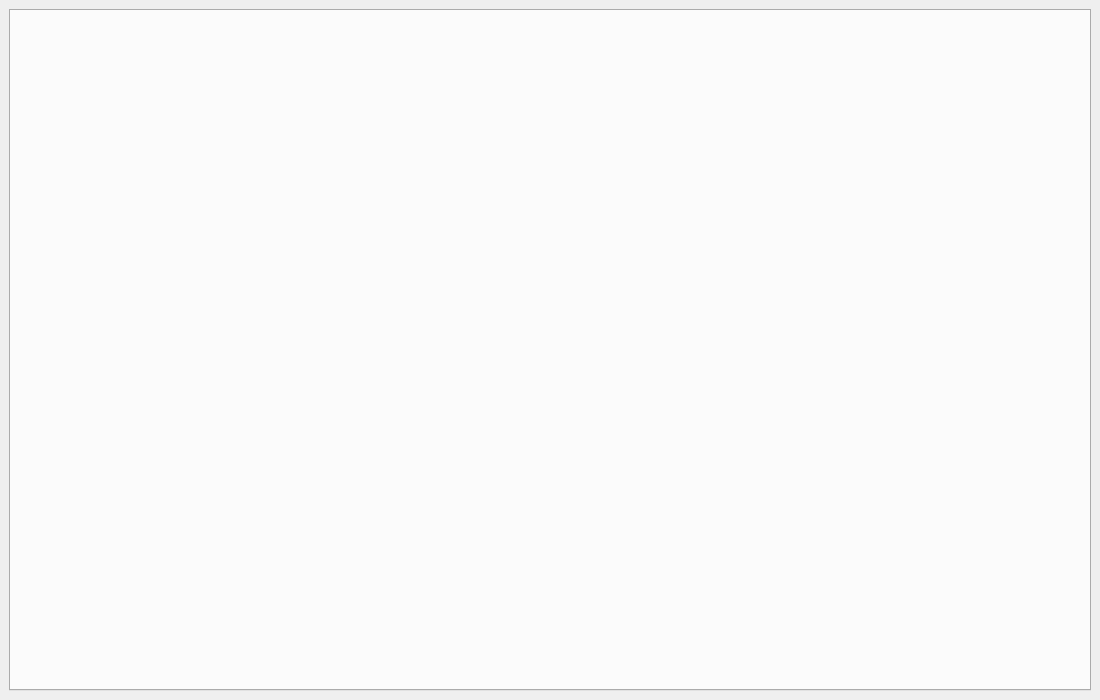
<?xml version="1.0" encoding="UTF-8"?>
<ui version="4.0">
 <class>DisplayWindow</class>
 <widget class="QMainWindow" name="DisplayWindow">
  <property name="geometry">
   <rect>
    <x>0</x>
    <y>0</y>
    <width>1100</width>
    <height>700</height>
   </rect>
  </property>
  <property name="windowTitle">
   <string>OMBI Data Viewer</string>
  </property>
  <widget class="QWidget" name="centralwidget">
   <layout class="QGridLayout" name="gridLayout">
    <item row="0" column="0">
     <widget class="QTabWidget" name="tabWidget"/>
    </item>
   </layout>
  </widget>
 </widget>
 <resources/>
 <connections/>
</ui>
